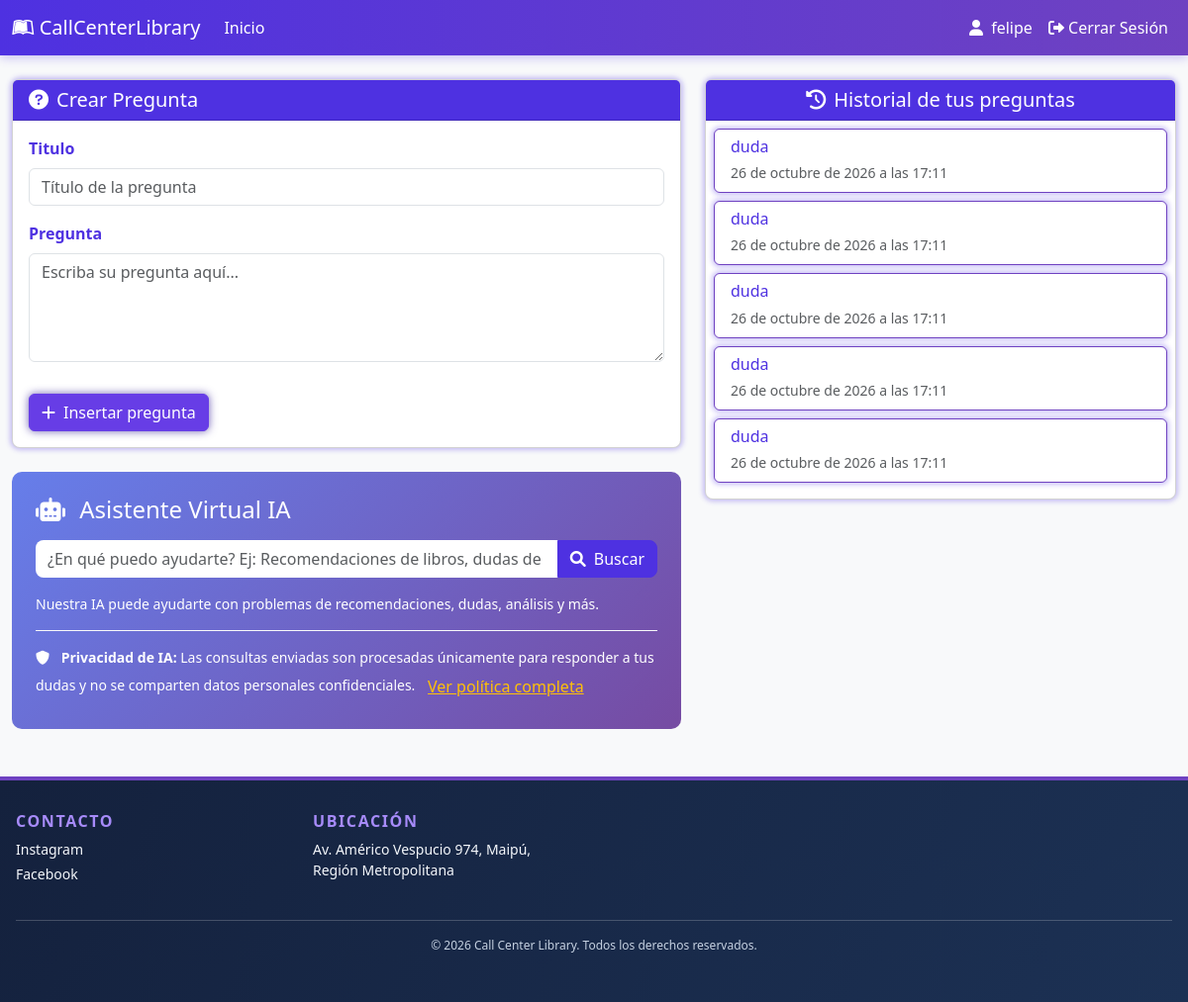
The page /Inicio/ (signed in) on the database as committed earlier.
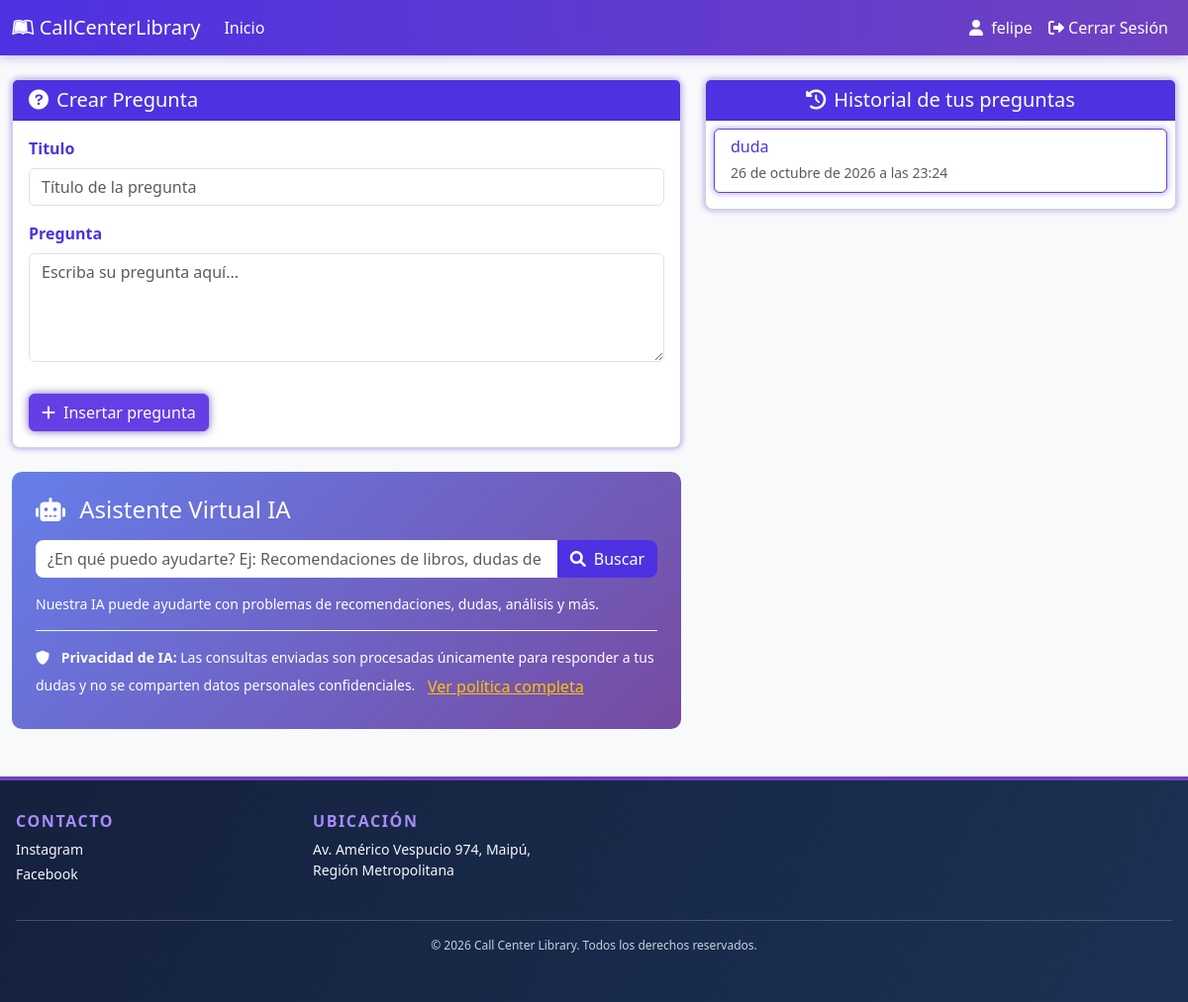
The same page on the database as committed later.
### online/models.py (models this page shows, shortened)
class Preguntas(models.Model):
    ESTADO_CHOICES = [
        ('pendiente', 'Pendiente'),
        ('en_proceso', 'En Proceso'),
        ('resuelto', 'Resuelto'),
        ('cerrado', 'Cerrado'),
    ]
    PRIORIDAD_CHOICES = [
        ('baja', 'Baja'),
        ('media', 'Media'),
        ('alta', 'Alta'),
        ('urgente', 'Urgente'),
    ]
    idPregunta = models.AutoField(primary_key=True)
    Titulo = models.CharField(max_length=60)
    Pregunta = models.TextField()
    Fecha_creacion = models.DateTimeField()
    Usuario = models.ForeignKey(Usuario, on_delete=models.CASCADE)
    categoria = models.CharField(max_length=50, blank=True, null=True)
    estado = models.CharField(max_length=20, choices=ESTADO_CHOICES, default='pendiente')
    prioridad = models.CharField(max_length=20, choices=PRIORIDAD_CHOICES, default='media')

### online/views.py (the view, shortened to what this page needs)
# urls.py: path("Inicio/", Inicio, name="inicio"),
@login_required
def Inicio(request: HttpRequest) -> HttpResponse:
    usuario: object = request.user
    assert isinstance(usuario, Usuario)
    usuario_pk: Any | None = usuario.pk
    usuario_logeado: Usuario = get_object_or_404(Usuario, id=request.user.pk)
    if usuario_pk != usuario.pk:
        return redirect("/Inicio/")
    preguntas = Preguntas.objects.filter(Usuario=usuario_logeado).order_by("-Fecha_creacion")
    hora_ahora = timezone.now()
    formulario_preguntas: PreguntasForm = PreguntasForm(initial={"Usuario": usuario.pk, "Fecha_creacion": hora_ahora})
    query_ia: str | None = request.GET.get("buscar_ayuda", None)
    sugerencias_ia: dict[Any, Any] | None = None
    return render(
        request       = request,
        template_name = "inicio.html",
        context       = {
            "Preguntas": preguntas,
            "form": formulario_preguntas,
            "sugerencias_ia": sugerencias_ia,
        },
    )

### online/forms.py
class PreguntasForm(forms.ModelForm):
    class Meta:
        model = Preguntas
        fields = ['Titulo', 'Pregunta', 'Usuario', 'Fecha_creacion', 'categoria']
        widgets = {
            'Titulo': forms.TextInput(attrs={'placeholder': 'Título de la pregunta', 'class': 'form-control'}),
            'Pregunta': forms.Textarea(attrs={'placeholder': 'Escriba su pregunta aquí...', 'class': 'form-control', 'rows': 4}),
            'Usuario': forms.HiddenInput(),
            'Fecha_creacion': forms.HiddenInput(),
            'categoria': forms.HiddenInput(),
        }

### online/models.py (called while the page is built)
    @property
    def is_active(self):
        return self.activo

### online/templates/inicio.html (shortened to what this page needs)
{% extends "componentes/header.html" %}
{% load static %}
{% block links %}
<link href="{% static 'inicio.css' %}" rel="stylesheet">
{% endblock %}
{% block content %}
<div class="container-fluid py-4">
    <div class="row g-4">
        <div class="col-lg-7">
            <div id="crear-pregunta" class="card card-purple mb-4">
                <div class="card-header bg-purple text-white">
                    <h5 class="mb-0"><i class="fas fa-question-circle me-2"></i>Crear Pregunta</h5>
                </div>
                <div class="card-body">
                    <form method="post">
                        {% for field in form %}
                            {% if field.is_hidden %}
                                {{ field }}
                            {% else %}
                            <div class="mb-3">
                                <label class="form-label fw-semibold text-purple" for="{{ field.id_for_label }}">{{ field.label }}</label>
                                {{ field }}
                            </div>
                            {% endif %}
                        {% endfor %}
                        <button type="submit" class="btn btn-purple mt-3">
                            <i class="fas fa-plus me-2"></i>Insertar pregunta
                        </button>
                    </form>
                </div>
            </div>
            <div class="ai-assistant p-4 mb-4">
                <h4 class="mb-3">
                    <i class="fas fa-robot me-2"></i> Asistente Virtual IA
                </h4>
                <form method="get" action="" class="mb-3">
                    <div class="input-group">
                        <input type="text" class="form-control" name="buscar_ayuda" placeholder="¿En qué puedo ayudarte? Ej: Recomendaciones de libros, dudas de literatura..."
                               value="{{ request.GET.buscar_ayuda|default:'' }}">
                        <button type="submit" class="btn btn-dark text-white buscar">
                            <i class="fas fa-search me-2"></i>Buscar
                        </button>
                    </div>
                </form>
                <p class="mb-3 small">
                    Nuestra IA puede ayudarte con problemas de recomendaciones, dudas, análisis y más.
                </p>
                <div class="border-top border-light pt-3 small">
                    <i class="fas fa-shield-alt me-2"></i> <strong>Privacidad de IA:</strong> Las consultas enviadas son procesadas únicamente para responder a tus dudas y no se comparten datos personales confidenciales.
                    <button type="button" onclick="document.getElementById('modal-privacidad-ia').style.display='block'" class="btn btn-link text-warning ps-1 pe-1 ms-1 text-decoration-underline">
                        Ver política completa
                    </button>
                </div>
            </div>
        </div>
        <div class="col-lg-5">
            <div class="card card-purple">
                <div class="card-header bg-purple text-white text-center">
                    <h5 class="mb-0"><i class="fas fa-history me-2"></i>Historial de tus preguntas</h5>
                </div>
                <div class="card-body p-2" style="max-height: 600px; overflow-y: auto;">
                    {% for pregunta in Preguntas %}
                    <a href="/Respuesta/{{ user.id }}/{{pregunta.idPregunta}}" class="text-decoration-none">
                        <div class="card mb-2 pregunta-card">
                            <div class="card-body py-2 px-3">
                                <h6 class="text-purple mb-1">{{pregunta.Titulo}}</h6>
                                <small class="text-muted">{{pregunta.Fecha_creacion}}</small>
                            </div>
                        </div>
                    </a>
                    {% endfor %}
                </div>
            </div>
        </div>
    </div>
</div>
{% endblock %}

Rows that differ between the two databases and show on the page:
removed Preguntas: Titulo "duda", Fecha_creacion "26 de octubre de 2026 a las 17:11"
removed Preguntas: Titulo "duda", Fecha_creacion "26 de octubre de 2026 a las 17:11"
removed Preguntas: Titulo "duda", Fecha_creacion "26 de octubre de 2026 a las 17:11"
removed Preguntas: Titulo "duda", Fecha_creacion "26 de octubre de 2026 a las 17:11"
removed Preguntas: Titulo "duda", Fecha_creacion "26 de octubre de 2026 a las 17:11"
added Preguntas: Titulo "duda", Fecha_creacion "26 de octubre de 2026 a las 23:24"
